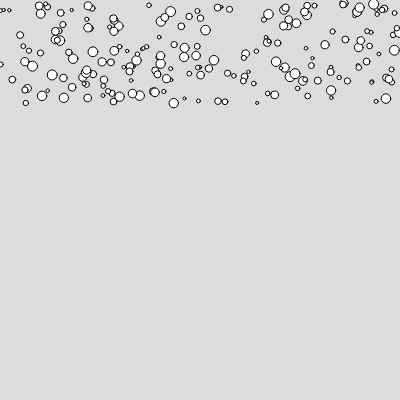
Frame 1 (no input)
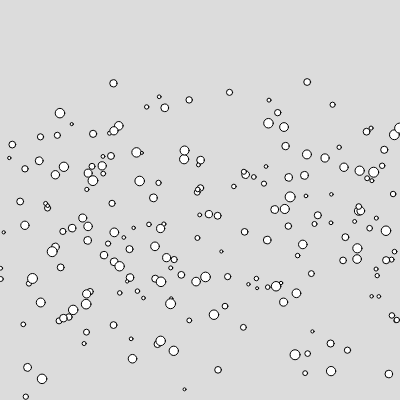
Frame 60 (no input)
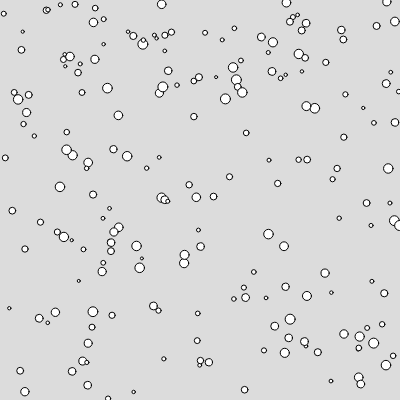
Frame 120 (the mouse pressed at the canvas centre since frame 60)

The p5.js sketch that drew these frames (run headless with seeded random() and noise() and a simulated clock; from frame 60 on, the mouse is pressed at the canvas centre):

// p5.js sketch
// ── sketch.js
let collection = []
var ballCount = 200
function setup() {
  createCanvas(400, 400);
  for(i=0;i<ballCount;i++){
    collection.push({
    size: random(3,10),
    x: random(0,width),
    y: random(0,100),
    speed: random(1,5)                    
    })

  }
}

function draw() {
background(220);
for(j=0; j<collection.length;j++){
  collection[j].y += collection[j].speed
  ellipse(collection[j].x,collection[j].y,collection[j].size)
  if(collection[j].y>=400){
  collection[j].y = 0
  collection[j].x = random(0,width)
  collection[j].speed = random(1,5) 
}
}
}
